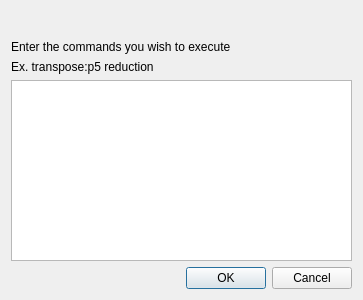
<?xml version="1.0" encoding="UTF-8"?>
<ui version="4.0">
 <class>Dialog</class>
 <widget class="QDialog" name="Dialog">
  <property name="geometry">
   <rect>
    <x>0</x>
    <y>0</y>
    <width>363</width>
    <height>300</height>
   </rect>
  </property>
  <property name="windowTitle">
   <string>Dialog</string>
  </property>
  <layout class="QVBoxLayout" name="verticalLayout">
   <item>
    <spacer name="verticalSpacer_3">
     <property name="orientation">
      <enum>Qt::Vertical</enum>
     </property>
     <property name="sizeHint" stdset="0">
      <size>
       <width>20</width>
       <height>40</height>
      </size>
     </property>
    </spacer>
   </item>
   <item>
    <widget class="QLabel" name="label">
     <property name="text">
      <string>Enter the commands you wish to execute</string>
     </property>
    </widget>
   </item>
   <item>
    <widget class="QLabel" name="label_2">
     <property name="text">
      <string>Ex. transpose:p5 reduction</string>
     </property>
    </widget>
   </item>
   <item>
    <widget class="QTextEdit" name="command"/>
   </item>
   <item>
    <widget class="QDialogButtonBox" name="buttonBox">
     <property name="orientation">
      <enum>Qt::Horizontal</enum>
     </property>
     <property name="standardButtons">
      <set>QDialogButtonBox::Cancel|QDialogButtonBox::Ok</set>
     </property>
    </widget>
   </item>
  </layout>
 </widget>
 <resources/>
 <connections>
  <connection>
   <sender>buttonBox</sender>
   <signal>accepted()</signal>
   <receiver>Dialog</receiver>
   <slot>accept()</slot>
   <hints>
    <hint type="sourcelabel">
     <x>248</x>
     <y>254</y>
    </hint>
    <hint type="destinationlabel">
     <x>157</x>
     <y>274</y>
    </hint>
   </hints>
  </connection>
  <connection>
   <sender>buttonBox</sender>
   <signal>rejected()</signal>
   <receiver>Dialog</receiver>
   <slot>reject()</slot>
   <hints>
    <hint type="sourcelabel">
     <x>316</x>
     <y>260</y>
    </hint>
    <hint type="destinationlabel">
     <x>286</x>
     <y>274</y>
    </hint>
   </hints>
  </connection>
 </connections>
</ui>
